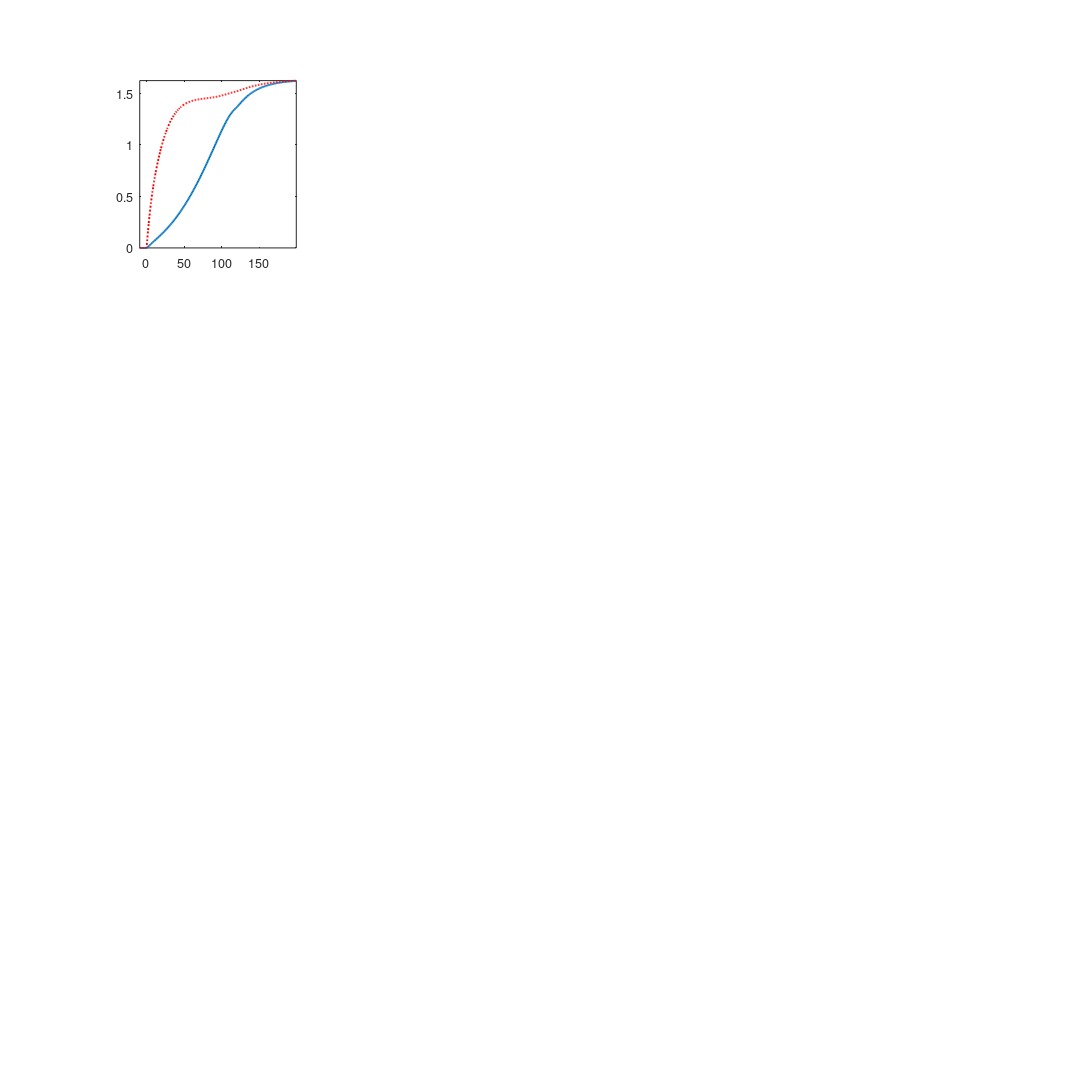

MATLAB code to generate this figure: (Note: this script raises an error after producing the figure.)
%%%%%%%%%%%%%%%%%%%%%%%%%%%%%%%%%%%%%%%%%%%%%%%%%%%%%%%%%%%%%%%%%%%%%%%%%%%
%%%%%%%%%%%%%%%Ferrari and Nispi Landi (IJCB 2023)%%%%%%%%%%%%%%%%%%%%%%%%%
%%%%%%%%%%%%%%%%%%%%%%%%%%%%%%%%%%%%%%%%%%%%%%%%%%%%%%%%%%%%%%%%%%%%%%%%%%%

% This file plots Figure 5, A3

clear all; close all; 
SAVE=0;
CQE=0; % if you want to plot a qualitative easing

load path0  % tax 
load path1  % tax+Green QE
load path2  % tax+QE



Tfull=length(y1)-1;         % path length
T=200;
Ta=1;
Tb=T;

% Define objects for plotting
FigW=30;FigH=FigW;
usedfont='Georgia';

cellvarspap=     {'y',       'c',           'k',     'h',    'r',             'pi',       'e',       'x',       'x_ea', 'ab',      'price'...
                 'yG'         'yB'         ,                        'sp',       'bCG',       'bCB'        };
cellvarlabelspap={'Output', 'Consumption','Capital','Labor','Interest rate', 'Inflation','Emissions','Global pollution','EA pollution','Abatement/GDP','Carbon price'...
               'Green output','Brown output', 'Green-brown spread','Green cb bonds', 'Brown Bonds'};


           


%% Green QE


figure;
set(gcf,'color', 'white',...
        'PaperUnits','centimeters','PaperSize',[FigW FigH],...
        'PaperPosition',[0,0,FigW,FigH],'PaperPositionMode','manual',...
        'Units','centimeters',...
        'Position',[0,0,FigW,FigH]);
for j=1:16
subplot(4,4,j)
plottanda0=eval(['100*' cellvarspap{j} '0' ';']);
plottanda1=eval(['100*' cellvarspap{j} '1' ';']);
plottanda2=eval(['100*' cellvarspap{j} '2' ';']);   
if CQE==0
plot([-9:1:Tb-Ta], [zeros(9,1); plottanda1(Ta:Tb)]-[zeros(9,1);plottanda0(Ta:Tb)],'Linewidth',1.5);
hold on
plot([-9:1:Tb-Ta], [zeros(9,1); plottanda2(Ta:Tb)]-[zeros(9,1);plottanda0(Ta:Tb)],'r:','Linewidth',1.5);


end
if CQE==1
plot([-9:1:Tb-Ta], [zeros(9,1); plottanda1(Ta:Tb)]-[zeros(9,1);plottanda0(Ta:Tb)],'Linewidth',1.5);
end

axis tight
ax = gca;
ax.YAxis.Exponent = 0;
title(cellvarlabelspap{j},'Fontsize',12,'fontweight','bold')
if j==2 && CQE==0
legend('GQE','QE','Location','southeast')
elseif j==2 && CQE==1
legend('CE','Location','northeast')  
end
if CQE==1 && (j==2 || j==4 || j==5 || j==6 || j==8 || j==9 || j==10 ||j==11)
axis([-9 Tb-Ta -0.01 0.01])
end
end
if SAVE==1 && CQE==0
print('-dpng','-r500',['./figures/qe.png'])
elseif SAVE==1 && CQE==1
print('-dpng','-r500',['./figures/cqe.png'])  
end


